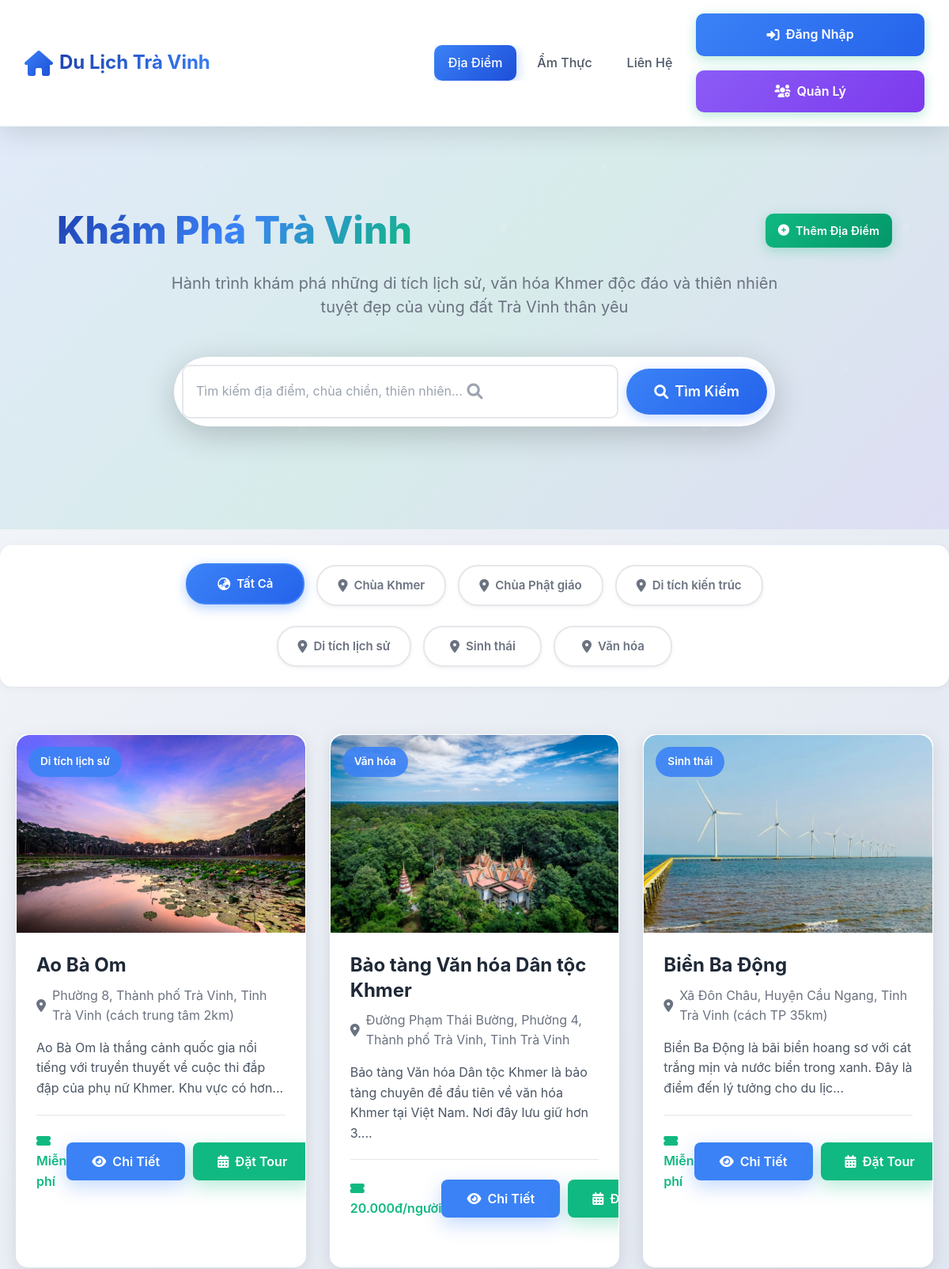
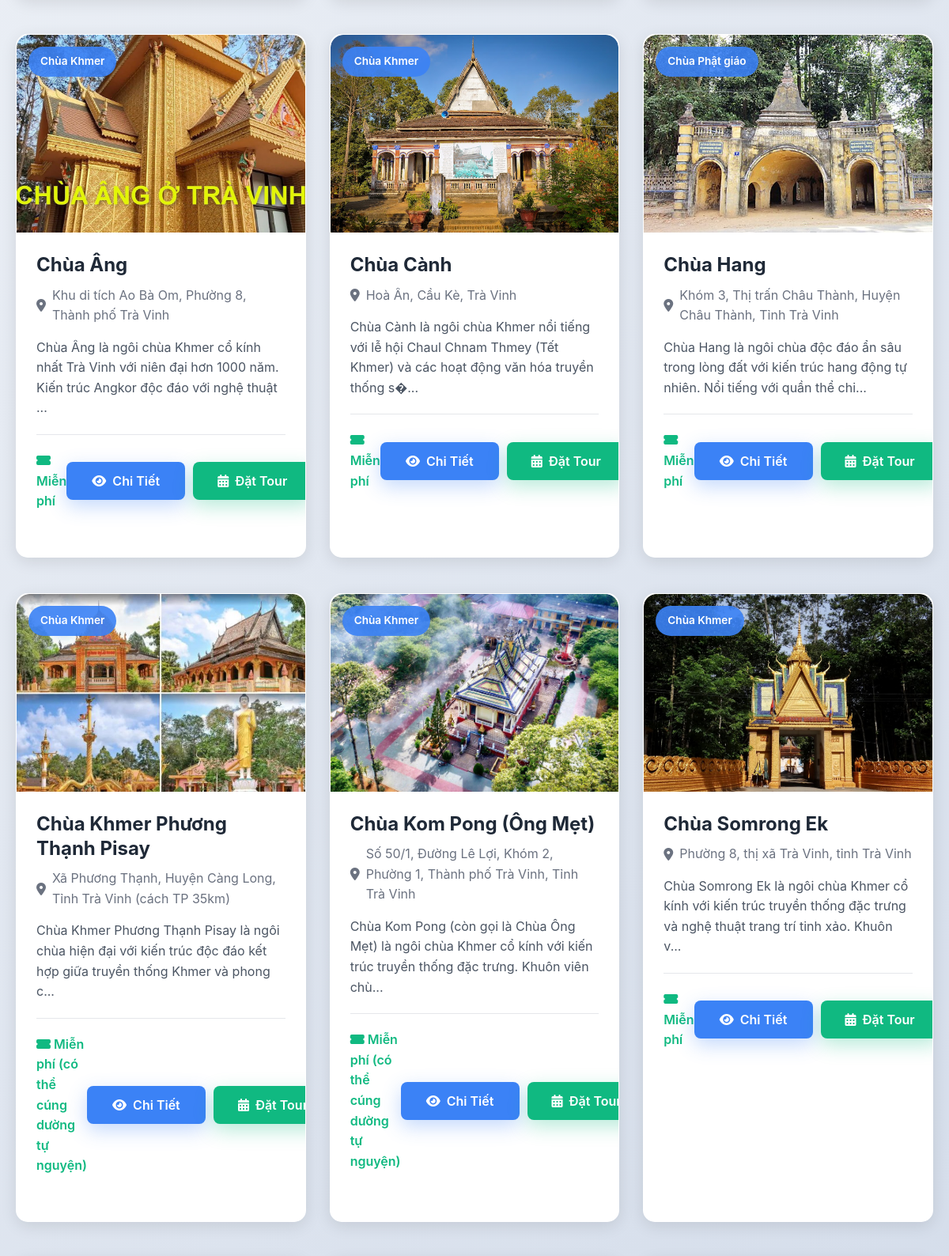
The app's page /dia-diem-du-lich-dynamic.php (upper part) with its own data (2 pictures, top to bottom).
### tables this page shows
CREATE TABLE `attractions` (
  `id` int(11) NOT NULL,
  `attraction_id` varchar(50) NOT NULL,
  `name` varchar(255) NOT NULL,
  `description` text DEFAULT NULL,
  `location` varchar(255) DEFAULT NULL,
  `category` varchar(100) DEFAULT NULL,
  `ticket_price` varchar(100) DEFAULT NULL,
  `image_url` varchar(500) DEFAULT NULL,
  `opening_hours` varchar(200) DEFAULT NULL,
  `highlights` text DEFAULT NULL,
  `facilities` text DEFAULT NULL,
  `best_time` varchar(200) DEFAULT NULL,
  `contact` varchar(50) DEFAULT NULL,
  `status` enum('active','inactive') DEFAULT 'active',
  `created_at` timestamp NOT NULL DEFAULT current_timestamp(),
  `updated_at` timestamp NOT NULL DEFAULT current_timestamp() ON UPDATE current_timestamp(),
  `year_built` varchar(50) DEFAULT NULL COMMENT 'Năm xây dựng',
  `cultural_significance` text DEFAULT NULL COMMENT 'Đặc trưng văn hóa',
  `historical_value` text DEFAULT NULL COMMENT 'Giá trị lịch sử',
  `architecture_style` varchar(255) DEFAULT NULL COMMENT 'Phong cách kiến trúc',
  `notable_features` text DEFAULT NULL COMMENT 'Điểm nổi bật',
  `religious_significance` text DEFAULT NULL COMMENT 'Ý nghĩa tôn giáo',
  `latitude` decimal(10,8) DEFAULT NULL COMMENT 'Vĩ độ',
  `longitude` decimal(11,8) DEFAULT NULL COMMENT 'Kinh độ'
);

### models/Attraction.php (called while the page is built, shortened)
<?php
class Attraction {
    private $conn;
    private $table_name = "attractions";
    public function __construct($db = null) {
        if ($db) {
            $this->conn = $db;
        } else {
            $database = new Database();
            $this->conn = $database->getConnection();
        }
    }
    public function readAll() {
        $query = "SELECT * FROM " . $this->table_name . "
                 WHERE status = 'active'
                 ORDER BY name ASC";
        $stmt = $this->conn->prepare($query);
        $stmt->execute();
        return $stmt;
    }
    public function getCategories() {
        $query = "SELECT DISTINCT category FROM " . $this->table_name . "
                 WHERE status = 'active' AND category IS NOT NULL
                 ORDER BY category ASC";
        $stmt = $this->conn->prepare($query);
        $stmt->execute();
        return $stmt;
    }
}
?>

### dia-diem-du-lich-dynamic.php (the view, shortened to what this page needs)
<?php
require_once 'config/database.php';
require_once 'models/Attraction.php';
try {
    $database = new Database();
    $db = $database->getConnection();
    $attraction = new Attraction($db);
    $category = isset($_GET['category']) ? $_GET['category'] : 'all';
    $searchKeyword = isset($_GET['search']) ? $_GET['search'] : '';
    $attractions = [];
    if (!empty($searchKeyword)) {
        $stmt = $attraction->search($searchKeyword);
    } elseif ($category !== 'all') {
        $stmt = $attraction->readByCategory($category);
    } else {
        $stmt = $attraction->readAll();
    }
    while ($row = $stmt->fetch(PDO::FETCH_ASSOC)) {
        $attractions[] = $row;
    }
    $categoriesStmt = $attraction->getCategories();
    $dbCategories = [];
    while ($row = $categoriesStmt->fetch(PDO::FETCH_ASSOC)) {
        if (!empty($row['category'])) {
            $dbCategories[] = $row['category'];
        }
    }
} catch (Exception $e) {
    $error = $e->getMessage();
    $attractions = [];
}
$categoryIcons = [
    'all' => 'fa-globe-asia',
    'Chùa Chiền' => 'fa-place-of-worship',
    'Di Tích Lịch Sử' => 'fa-monument',
    'Thiên Nhiên' => 'fa-tree',
    'Văn Hóa' => 'fa-masks-theater',
    'Chùa Khmer Cổ' => 'fa-place-of-worship',
    'Di Tích Quốc Gia' => 'fa-landmark',
    'Biển Đẹp' => 'fa-water',
    'Làng Nghề' => 'fa-industry'
];
?>
<!DOCTYPE html>
<html lang="vi">
<head>
    <link href="https://cdn.jsdelivr.net/npm/bootstrap@5.3.2/dist/css/bootstrap.min.css" rel="stylesheet">
    <link href="https://cdnjs.cloudflare.com/ajax/libs/font-awesome/6.0.0/css/all.min.css" rel="stylesheet">
    <link rel="stylesheet" href="css/attractions-redesign.css">
    <link rel="stylesheet" href="css/datetime.css">
    <link rel="stylesheet" href="css/responsive.css">
    <link rel="stylesheet" href="css/mobile-enhancements.css">
    <link rel="stylesheet" href="css/header-responsive-fix.css">
</head>
<body>
    <header class="header">
        <div class="header-content">
            <a href="index.php" class="logo-section">
                <i class="fas fa-home"></i>
                <span class="logo-text">Du Lịch Trà Vinh</span>
            </a>
            <div class="nav-section">
                <nav class="main-nav" id="mainNav">
                    <a href="dia-diem-du-lich-dynamic.php" class="nav-link active">Địa Điểm</a>
                    <a href="am-thuc.php" class="nav-link">Ẩm Thực</a>
                    <a href="lien-he.php" class="nav-link">Liên Hệ</a>
                </nav>
                <div class="header-buttons">
                    <a href="dang-nhap.php" class="cta-button cta-login">
                        <i class="fas fa-sign-in-alt"></i>
                        <span class="btn-text">Đăng Nhập</span>
                    </a>
                    <a href="quan-ly-users.php" class="cta-button cta-admin">
                        <i class="fas fa-users-cog"></i>
                        <span class="btn-text">Quản Lý</span>
                    </a>
                </div>
            </div>
        </div>
    </header>
    <section class="hero-section">
        <div class="hero-content">
            <div class="hero-header">
                <h1 class="hero-title">Khám Phá Trà Vinh</h1>
                <a href="test-add-attraction.php" class="btn-add-attraction">
                    <i class="fas fa-plus-circle"></i>
                    <span>Thêm Địa Điểm</span>
                </a>
            </div>
        <p class="hero-subtitle">
            Hành trình khám phá những di tích lịch sử, văn hóa Khmer độc đáo và thiên nhiên tuyệt đẹp của vùng đất
            Trà Vinh thân yêu
        </p>
        <div class="search-container">
            <form method="GET" action="" class="search-form">
                <div class="search-wrapper">
                    <i class="fas fa-search search-icon"></i>
                    <input type="text"
                           name="search"
                           id="searchInput"
                           class="search-input"
                           placeholder="Tìm kiếm địa điểm, chùa chiền, thiên nhiên..."
                           value="<?php echo htmlspecialchars($searchKeyword); ?>"
                           autocomplete="off">
                    <button type="submit" class="search-btn">
                        <i class="fas fa-search"></i>
                        <span>Tìm Kiếm</span>
                    </button>
                </div>
            </form>
        </div>
    </div>
</section>
    <div class="filter-section">
        <div class="filter-tabs">
            <button type="button"
                    data-category="all"
                    class="filter-btn <?php echo ($category === 'all') ? 'active' : ''; ?>">
                <i class="fas fa-globe-asia"></i>
                Tất Cả
            </button>
            <?php foreach ($dbCategories as $cat): ?>
            <button type="button"
                    data-category="<?php echo htmlspecialchars($cat); ?>"
                    class="filter-btn <?php echo ($category === $cat) ? 'active' : ''; ?>">
                <i class="fas <?php echo $categoryIcons[$cat] ?? 'fa-map-marker-alt'; ?>"></i>
                <?php echo htmlspecialchars($cat); ?>
            </button>
            <?php endforeach; ?>
        </div>
    </div>
    <main class="attraction-grid">
        <?php if (!empty($attractions)): ?>
            <?php foreach ($attractions as $attr): ?>
            <div class="attraction-card"
                 data-name="<?php echo htmlspecialchars($attr['name']); ?>"
                 data-category="<?php echo htmlspecialchars($attr['category'] ?? ''); ?>">
                <div class="card-image">
                    <img src="<?php echo htmlspecialchars($attr['image_url'] ?? 'hinhanh/placeholder.jpg'); ?>"
                         alt="<?php echo htmlspecialchars($attr['name']); ?>"
                         onerror="this.src='hinhanh/placeholder.jpg'">
                    <div class="card-badge">
                        <?php echo htmlspecialchars($attr['category'] ?? 'Địa điểm'); ?>
                    </div>
                </div>
                <div class="card-content">
                    <h3 class="card-title"><?php echo htmlspecialchars($attr['name']); ?></h3>
                    <div class="card-location">
                        <i class="fas fa-map-marker-alt"></i>
                        <span><?php echo htmlspecialchars($attr['location']); ?></span>
                    </div>
                    <p class="card-description">
                        <?php echo htmlspecialchars(substr($attr['description'] ?? '', 0, 150)) . '...'; ?>
                    </p>
                    <div class="card-info">
                        <div class="card-price">
                            <i class="fas fa-ticket-alt"></i>
                            <?php echo htmlspecialchars($attr['ticket_price'] ?? 'Miễn phí'); ?>
                        </div>
                        <div class="card-actions">
                            <a href="chi-tiet-dia-diem.php?id=<?php echo urlencode($attr['attraction_id']); ?>"
                               class="btn btn-primary">
                                <i class="fas fa-eye"></i>
                                Chi Tiết
                            </a>
                            <a href="dat-tour.php?id=<?php echo urlencode($attr['attraction_id']); ?>"
                               class="btn btn-secondary">
                                <i class="fas fa-calendar-alt"></i>
                                Đặt Tour
                            </a>
                        </div>
                    </div>
                </div>
            </div>
            <?php endforeach; ?>
        <?php endif; ?>
    </main>
</body>
</html>

### css/header-responsive-fix.css (style rules this page uses)
@media (min-width: 768px) { .main-nav { display: flex !important; } }

### records on screen
attractions: image_url (picture), category "Di tích lịch sử", name "Ao Bà Om", location "Phường 8, Thành phố Trà Vinh, Tỉnh Trà Vinh (cách trung tâm 2km)", description "Ao Bà Om là thắng cảnh quốc gia nổi tiếng với truyền thuyết về cuộc thi đắp đập của phụ nữ Khmer. Khu vực có hơn", ticket_price "Miễn phí"
attractions: image_url (picture), category "Văn hóa", name "Bảo tàng Văn hóa Dân tộc Khmer", location "Đường Phạm Thái Bường, Phường 4, Thành phố Trà Vinh, Tỉnh Trà Vinh", description "Bảo tàng Văn hóa Dân tộc Khmer là bảo tàng chuyên đề đầu tiên về văn hóa Khmer tại Việt Nam. Nơi đây lưu giữ hơn 3.", ticket_price "20.000đ/người"
attractions: image_url (picture), category "Sinh thái", name "Biển Ba Động", location "Xã Đôn Châu, Huyện Cầu Ngang, Tỉnh Trà Vinh (cách TP 35km)", description "Biển Ba Động là bãi biển hoang sơ với cát trắng mịn và nước biển trong xanh. Đây là điểm đến lý tưởng cho du lịc", ticket_price "Miễn phí"
attractions: image_url (placeholder picture), category "Chùa Khmer", name "Chùa Âng", location "Khu di tích Ao Bà Om, Phường 8, Thành phố Trà Vinh", description "Chùa Âng là ngôi chùa Khmer cổ kính nhất Trà Vinh với niên đại hơn 1000 năm. Kiến trúc Angkor độc đáo với nghệ thuật", ticket_price "Miễn phí"
attractions: image_url (picture), category "Chùa Khmer", name "Chùa Cành", location "Hoà Ân, Cầu Kè, Trà Vinh", description "Chùa Cành là ngôi chùa Khmer nổi tiếng với lễ hội Chaul Chnam Thmey (Tết Khmer) và các hoạt động văn hóa truyền thống s�", ticket_price "Miễn phí"
attractions: image_url (picture), category "Chùa Phật giáo", name "Chùa Hang", location "Khóm 3, Thị trấn Châu Thành, Huyện Châu Thành, Tỉnh Trà Vinh", description "Chùa Hang là ngôi chùa độc đáo ẩn sâu trong lòng đất với kiến trúc hang động tự nhiên. Nổi tiếng với quần thể chi", ticket_price "Miễn phí"
attractions: image_url (picture), category "Chùa Khmer", name "Chùa Khmer Phương Thạnh Pisay", location "Xã Phương Thạnh, Huyện Càng Long, Tỉnh Trà Vinh (cách TP 35km)", description "Chùa Khmer Phương Thạnh Pisay là ngôi chùa hiện đại với kiến trúc độc đáo kết hợp giữa truyền thống Khmer và phong c", ticket_price "Miễn phí (có thể cúng dường tự nguyện)"
attractions: image_url (picture), category "Chùa Khmer", name "Chùa Kom Pong (Ông Mẹt)", location "Số 50/1, Đường Lê Lợi, Khóm 2, Phường 1, Thành phố Trà Vinh, Tỉnh Trà Vinh", description "Chùa Kom Pong (còn gọi là Chùa Ông Mẹt) là ngôi chùa Khmer cổ kính với kiến trúc truyền thống đặc trưng. Khuôn viên chù", ticket_price "Miễn phí (có thể cúng dường tự nguyện)"
attractions: image_url (picture), category "Chùa Khmer", name "Chùa Somrong Ek", location "Phường 8, thị xã Trà Vinh, tỉnh Trà Vinh", description "Chùa Somrong Ek là ngôi chùa Khmer cổ kính với kiến trúc truyền thống đặc trưng và nghệ thuật trang trí tinh xảo. Khuôn v", ticket_price "Miễn phí"

### other values on screen
$cat "Chùa Khmer"
$cat "Chùa Phật giáo"
$cat "Di tích kiến trúc"
$cat "Di tích lịch sử"
$cat "Sinh thái"
$cat "Văn hóa"
